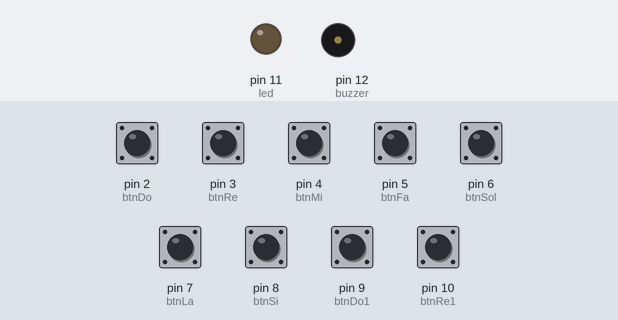
Bench run of a sketch on a simulated Arduino Uno, built with avr-gcc and run on an emulated ATmega328P. Parts: output pins drawn as LEDs (lit = HIGH), buzzer (waves = sounding). The inputs (shaded band) are chosen by the test bench; at power-on: pin 2 (btnDo), pin 3 (btnRe), pin 4 (btnMi), pin 5 (btnFa), pin 6 (btnSol), pin 7 (btnLa), pin 8 (btnSi), pin 9 (btnDo1), pin 10 (btnRe1) HIGH.

Above: at 1.2 s.
1.3 s: pin 2 (btnDo) pulled LOW for 1 s
At 1.9 s:
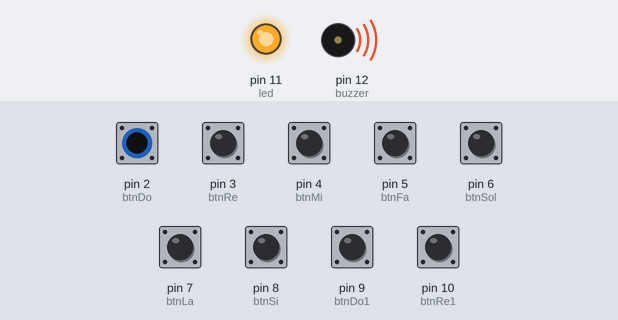
Timing chart, 0 to 4.3 s (numbered marks = the images above; inputs shaded):
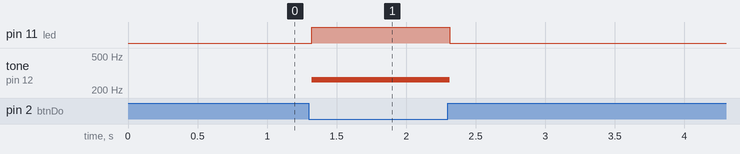

Measured:
- after the input at 1.3 s, pin 11 (led): LOW → HIGH at once, → LOW 0.99 s later; tone on pin 12 (buzzer): silent → 262 Hz at once, → silent 0.99 s later

The sketch:

Code_Mini_Piano.ino
```cpp
// define tone buzzer
#define doTone  262
#define reTone  294
#define miTone  330
#define faTone  349
#define solTone 392
#define laTone  440
#define siTone  494
#define do1Tone 524
#define re1Tone 556

// initial pin for push button
const int btnDo   = 2;
const int btnRe   = 3;
const int btnMi   = 4;
const int btnFa   = 5;
const int btnSol  = 6;
const int btnLa   = 7;
const int btnSi   = 8;
const int btnDo1  = 9;
const int btnRe1  = 10;

//initial pin for led
const int led = 11;

// initial pin for buzzer
const int buzzer  = 12;

void setup() {
  Serial.begin(9600);

  pinMode(btnDo, INPUT);
  digitalWrite(btnDo, HIGH);

  pinMode(btnRe, INPUT);
  digitalWrite(btnRe, HIGH);

  pinMode(btnMi, INPUT);
  digitalWrite(btnMi, HIGH);

  pinMode(btnFa, INPUT);
  digitalWrite(btnFa, HIGH);

  pinMode(btnSol, INPUT);
  digitalWrite(btnSol, HIGH);

  pinMode(btnLa, INPUT);
  digitalWrite(btnLa, HIGH);

  pinMode(btnSi, INPUT);
  digitalWrite(btnSi, HIGH);

  pinMode(btnDo1, INPUT);
  digitalWrite(btnDo1, HIGH);

  pinMode(btnRe1, INPUT);
  digitalWrite(btnRe1, HIGH);

  pinMode(led, OUTPUT);
  pinMode(buzzer, OUTPUT);
}

void loop() {

  if (digitalRead(btnDo) == LOW) {
    tone(buzzer, doTone);
    digitalWrite(led, HIGH);

  }
  else if (digitalRead(btnRe) == LOW) {
    tone(buzzer, reTone);
    digitalWrite(led, HIGH);

  }
  else if (digitalRead(btnMi) == LOW) {
    tone(buzzer, miTone);
    digitalWrite(led, HIGH);

  }
  else if (digitalRead(btnFa) == LOW) {
    tone(buzzer, faTone);
    digitalWrite(led, HIGH);

  }
  else if (digitalRead(btnSol) == LOW) {
    tone(buzzer, solTone);
    digitalWrite(led, HIGH);

  }
  else if (digitalRead(btnLa) == LOW) {
    tone(buzzer, laTone);
    digitalWrite(led, HIGH);

  }
  else if (digitalRead(btnSi) == LOW) {
    tone(buzzer, siTone);
    digitalWrite(led, HIGH);

  }
  else if (digitalRead(btnDo1) == LOW) {
    tone(buzzer, do1Tone);
    digitalWrite(led, HIGH);

  }
  else if (digitalRead(btnRe1) == LOW) {
    tone(buzzer, re1Tone);
    digitalWrite(led, HIGH);

  }
  else {
    noTone(buzzer);

  }

  delay(30);
  digitalWrite(led, LOW);
}
```
